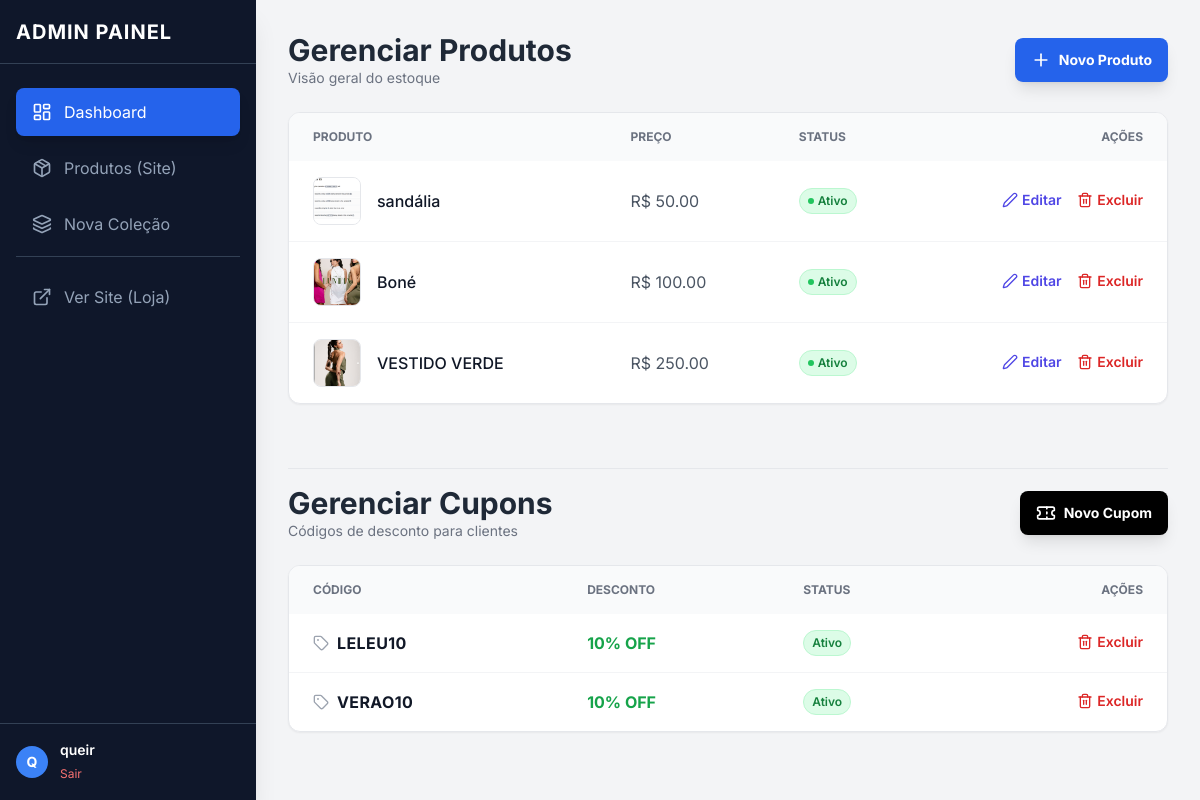
The page /dashboard/ (signed in) on the database its author committed.
### loja/models.py (models this page shows, shortened)
class Produto(models.Model):
    colecao = models.ForeignKey(Colecao, on_delete=models.CASCADE, related_name='produtos')
    nome = models.CharField(max_length=200)
    preco = models.DecimalField(max_digits=10, decimal_places=2)
    foto_principal = models.ImageField(upload_to='produtos/')
    descricao = models.TextField(blank=True, null=True)
    ativo = models.BooleanField(default=True)
    tamanhos = models.ManyToManyField(Tamanho, blank=True, related_name='produtos')

class Cupom(models.Model):
    codigo = models.CharField(max_length=20, unique=True)
    desconto_porcentagem = models.IntegerField(verbose_name="Desconto (%)")
    ativo = models.BooleanField(default=True)

### loja/views.py (the view)
# urls.py: path('dashboard/', dashboard, name='dashboard'),
@login_required(login_url='/admin/login/')
def dashboard(request):
    if not request.user.is_staff:
        return redirect('home')
    produtos = Produto.objects.all().order_by('-id')
    cupons = Cupom.objects.all().order_by('-id')
    context = {
        'produtos': produtos,
        'cupons': cupons
    }
    return render(request, 'loja/dashboard.html', context)

### loja/templates/loja/dashboard.html (shortened to what this page needs)
{% extends 'loja/admin_base.html' %}
{% block content %}
    <div class="flex flex-col md:flex-row md:justify-between md:items-center mb-6 gap-4">
        <div>
            <h2 class="text-2xl md:text-3xl font-bold text-gray-800">Gerenciar Produtos</h2>
            <p class="text-gray-500 text-sm">Visão geral do estoque</p>
        </div>
        <a href="{% url 'produto_criar' %}" class="bg-blue-600 hover:bg-blue-700 text-white px-4 py-3 rounded-lg flex items-center justify-center gap-2 shadow-lg transition w-full md:w-auto text-sm font-bold">
            <i data-lucide="plus" class="w-5 h-5"></i>
            Novo Produto
        </a>
    </div>
    <div class="bg-white rounded-xl shadow-sm border border-gray-200 overflow-hidden mb-16">
        <div class="overflow-x-auto">
            <table class="w-full text-left border-collapse min-w-[600px]">
                <thead class="bg-gray-50 text-gray-500 uppercase text-xs font-semibold">
                    <tr>
                        <th class="px-6 py-4">Produto</th>
                        <th class="px-6 py-4">Preço</th>
                        <th class="px-6 py-4">Status</th>
                        <th class="px-6 py-4 text-right">Ações</th>
                    </tr>
                </thead>
                <tbody class="divide-y divide-gray-100">
                    {% for produto in produtos %}
                    <tr class="hover:bg-gray-50 transition">
                        <td class="px-6 py-4 flex items-center gap-4">
                            <div class="flex-shrink-0">
                                {% if produto.foto_principal %}
                                    <img src="{{ produto.foto_principal.url }}" class="w-10 h-10 md:w-12 md:h-12 rounded-lg object-cover border border-gray-200">
                                {% else %}
                                    <div class="w-10 h-10 md:w-12 md:h-12 rounded-lg bg-gray-200 flex items-center justify-center text-gray-400">?</div>
                                {% endif %}
                            </div>
                            <div class="min-w-0">
                                <p class="font-medium text-gray-900 truncate max-w-[150px] md:max-w-none">{{ produto.nome }}</p>
                            </div>
                        </td>
                        <td class="px-6 py-4 text-gray-600 whitespace-nowrap">
                            R$ {{ produto.preco }}
                        </td>
                        <td class="px-6 py-4 whitespace-nowrap">
                            {% if produto.ativo %}
                                <span class="px-2 py-1 rounded-full text-xs font-semibold bg-green-100 text-green-700 border border-green-200 flex items-center gap-1 w-fit">
                                    <span class="w-1.5 h-1.5 rounded-full bg-green-500"></span> Ativo
                                </span>
                            {% else %}
                                <span class="px-2 py-1 rounded-full text-xs font-semibold bg-red-100 text-red-700 border border-red-200 flex items-center gap-1 w-fit">
                                    <span class="w-1.5 h-1.5 rounded-full bg-red-500"></span> Inativo
                                </span>
                            {% endif %}
                        </td>
                        <td class="px-6 py-4 whitespace-nowrap text-right text-sm font-medium">
                            <a href="{% url 'produto_editar' produto.id %}" class="text-indigo-600 hover:text-indigo-900 mr-3 font-semibold inline-flex items-center gap-1">
                                <i data-lucide="edit-2" class="w-4 h-4"></i> Editar
                            </a>
                            <a href="#"
                               onclick="confirmarExclusao(event, '{% url 'produto_remover' produto.id %}', '{{ produto.nome }}', 'produto')"
                               class="text-red-600 hover:text-red-900 font-semibold inline-flex items-center gap-1">
                                <i data-lucide="trash-2" class="w-4 h-4"></i> Excluir
                            </a>
                        </td>
                    </tr>
                    {% endfor %}
                </tbody>
            </table>
        </div>
    </div>
    <div class="flex flex-col md:flex-row md:justify-between md:items-center mb-6 gap-4 pt-4 border-t border-gray-200">
        <div>
            <h2 class="text-2xl md:text-3xl font-bold text-gray-800">Gerenciar Cupons</h2>
            <p class="text-gray-500 text-sm">Códigos de desconto para clientes</p>
        </div>
        <a href="{% url 'cupom_criar' %}" class="bg-black hover:bg-gray-800 text-white px-4 py-3 rounded-lg flex items-center justify-center gap-2 shadow-lg transition w-full md:w-auto text-sm font-bold">
            <i data-lucide="ticket" class="w-5 h-5"></i>
            Novo Cupom
        </a>
    </div>
    <div class="bg-white rounded-xl shadow-sm border border-gray-200 overflow-hidden mb-12">
        <div class="overflow-x-auto">
            <table class="w-full text-left border-collapse min-w-[600px]">
                <thead class="bg-gray-50 text-gray-500 uppercase text-xs font-semibold">
                    <tr>
                        <th class="px-6 py-4">Código</th>
                        <th class="px-6 py-4">Desconto</th>
                        <th class="px-6 py-4">Status</th>
                        <th class="px-6 py-4 text-right">Ações</th>
                    </tr>
                </thead>
                <tbody class="divide-y divide-gray-100">
                    {% for cupom in cupons %}
                    <tr class="hover:bg-gray-50 transition">
                        <td class="px-6 py-4">
                            <div class="flex items-center gap-2">
                                <i data-lucide="tag" class="w-4 h-4 text-gray-400"></i>
                                <span class="font-bold text-gray-900 uppercase tracking-wide">{{ cupom.codigo }}</span>
                            </div>
                        </td>
                        <td class="px-6 py-4 text-green-600 font-bold whitespace-nowrap">
                            {{ cupom.desconto_porcentagem }}% OFF
                        </td>
                        <td class="px-6 py-4 whitespace-nowrap">
                            {% if cupom.ativo %}
                                <span class="px-2 py-1 rounded-full text-xs font-semibold bg-green-100 text-green-700 border border-green-200 flex items-center gap-1 w-fit">
                                    Ativo
                                </span>
                            {% else %}
                                <span class="px-2 py-1 rounded-full text-xs font-semibold bg-red-100 text-red-700 border border-red-200 flex items-center gap-1 w-fit">
                                    Inativo
                                </span>
                            {% endif %}
                        </td>
                        <td class="px-6 py-4 whitespace-nowrap text-right text-sm font-medium">
                            <a href="#"
                               onclick="confirmarExclusao(event, '{% url 'cupom_remover' cupom.id %}', '{{ cupom.codigo }}', 'cupom')"
                               class="text-red-600 hover:text-red-900 font-semibold inline-flex items-center gap-1">
                                <i data-lucide="trash-2" class="w-4 h-4"></i> Excluir
                            </a>
                        </td>
                    </tr>
                    {% endfor %}
                </tbody>
            </table>
        </div>
    </div>
{% endblock %}

### loja/templates/loja/admin_base.html (shortened to what this page needs)
<!DOCTYPE html>
<html lang="pt-br">
<head>
    <script src="https://cdn.tailwindcss.com"></script>
</head>
<body class="bg-gray-100 text-gray-800 antialiased">
    <div class="flex h-screen overflow-hidden">
        <aside id="sidebar" class="fixed inset-y-0 left-0 z-50 w-64 bg-slate-900 text-white transform -translate-x-full transition-transform duration-300 ease-in-out md:relative md:translate-x-0 flex flex-col shadow-xl">
            <div class="h-16 flex items-center justify-between px-4 border-b border-slate-700">
                <h1 class="text-xl font-bold tracking-wider mx-auto md:mx-0">ADMIN PAINEL</h1>
            </div>
            <nav class="flex-1 px-4 py-6 space-y-2 overflow-y-auto">
                <a href="{% url 'dashboard' %}"
                class="flex items-center gap-3 px-4 py-3 rounded-lg transition
                {% if request.resolver_match.url_name == 'dashboard' %}
                    bg-blue-600 text-white shadow-lg
                {% else %}
                    text-slate-400 hover:bg-slate-800 hover:text-white
                {% endif %}">
                    <i data-lucide="layout-dashboard" class="w-5 h-5"></i>
                    Dashboard
                </a>
                <a href="{% url 'lista_produtos' %}"
                class="flex items-center gap-3 px-4 py-3 rounded-lg transition
                {% if request.resolver_match.url_name == 'lista_produtos' %}
                    bg-blue-600 text-white shadow-lg
                {% else %}
                    text-slate-400 hover:bg-slate-800 hover:text-white
                {% endif %}">
                    <i data-lucide="package" class="w-5 h-5"></i>
                    Produtos (Site)
                </a>
                <a href="{% url 'colecao_criar' %}"
                class="flex items-center gap-3 px-4 py-3 rounded-lg transition
                {% if request.resolver_match.url_name == 'colecao_criar' %}
                    bg-blue-600 text-white shadow-lg
                {% else %}
                    text-slate-400 hover:bg-slate-800 hover:text-white
                {% endif %}">
                    <i data-lucide="layers" class="w-5 h-5"></i>
                    Nova Coleção
                </a>
                <div class="border-t border-slate-700 my-4 pt-4">
                    <a href="{% url 'home' %}" target="_blank" class="flex items-center gap-3 px-4 py-3 text-slate-400 hover:text-white transition">
                        <i data-lucide="external-link" class="w-5 h-5"></i>
                        Ver Site (Loja)
                    </a>
                </div>
            </nav>
            <div class="p-4 border-t border-slate-700 bg-slate-900">
                <div class="flex items-center gap-3">
                    <div class="w-8 h-8 rounded-full bg-blue-500 flex items-center justify-center font-bold text-sm text-white">
                        {{ user.username|first|upper }}
                    </div>
                    <div>
                        <p class="text-sm font-semibold">{{ user.username }}</p>
                        <a href="/admin/logout/" class="text-xs text-red-400 hover:text-red-300">Sair</a>
                    </div>
                </div>
            </div>
        </aside>
        <main class="flex-1 flex flex-col h-full overflow-hidden">
            <div class="flex-1 overflow-y-auto p-4 md:p-8">
                {% block content %}
                {% endblock %}
            </div>
        </main>
    </div>
</body>
</html>

### loja/templates/loja/admin_base.html (style rules this page uses)
body { font-family: 'Inter', sans-serif; }

### rows shown on the page
Produto: foto_principal (picture), nome "sandália", preco "50.00", ativo True (drawn)
Produto: foto_principal (picture), nome "Boné", preco "100.00", ativo True (drawn)
Produto: foto_principal (picture), nome "VESTIDO VERDE", preco "250.00", ativo True (drawn)
Cupom: codigo "LELEU10", desconto_porcentagem "10", ativo "Ativo"
Cupom: codigo "VERAO10", desconto_porcentagem "10", ativo "Ativo"

### other values the page prints
{{ user.username|first|upper }} "Q"
{{ user.username }} "queir"
